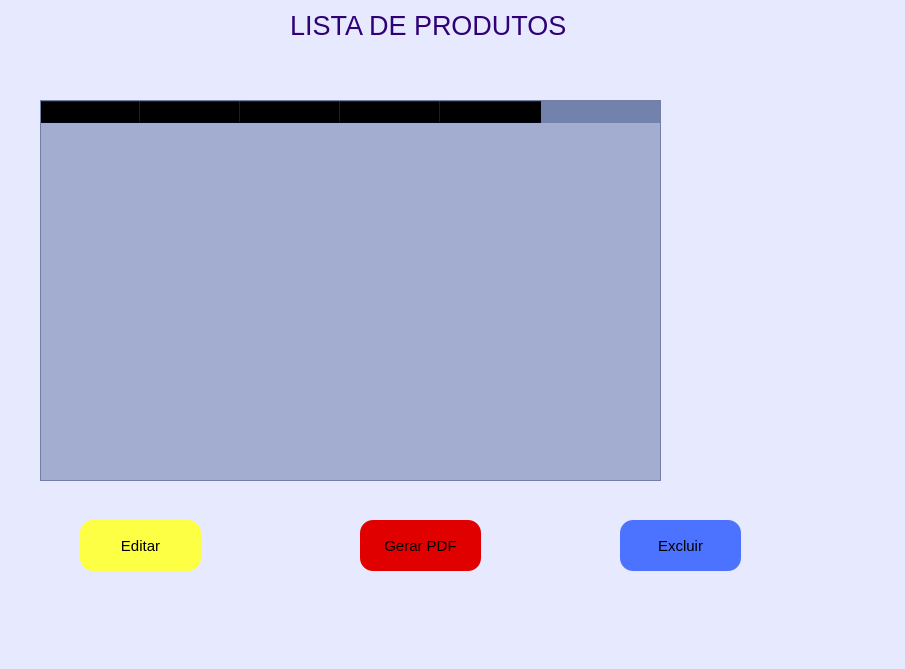
<?xml version="1.0" encoding="UTF-8"?>
<ui version="4.0">
 <class>MainWindow</class>
 <widget class="QMainWindow" name="MainWindow">
  <property name="geometry">
   <rect>
    <x>0</x>
    <y>0</y>
    <width>905</width>
    <height>669</height>
   </rect>
  </property>
  <property name="sizePolicy">
   <sizepolicy hsizetype="Expanding" vsizetype="Expanding">
    <horstretch>0</horstretch>
    <verstretch>0</verstretch>
   </sizepolicy>
  </property>
  <property name="windowTitle">
   <string>MainWindow</string>
  </property>
  <property name="styleSheet">
   <string notr="true">background-color: rgb(231, 234, 255)
</string>
  </property>
  <widget class="QWidget" name="centralwidget">
   <widget class="QLabel" name="label">
    <property name="geometry">
     <rect>
      <x>290</x>
      <y>0</y>
      <width>321</width>
      <height>51</height>
     </rect>
    </property>
    <property name="font">
     <font>
      <pointsize>20</pointsize>
     </font>
    </property>
    <property name="styleSheet">
     <string notr="true">color: rgb(47, 0, 118)</string>
    </property>
    <property name="text">
     <string>LISTA DE PRODUTOS</string>
    </property>
   </widget>
   <widget class="QTableWidget" name="tableWidget">
    <property name="geometry">
     <rect>
      <x>40</x>
      <y>100</y>
      <width>621</width>
      <height>381</height>
     </rect>
    </property>
    <property name="font">
     <font>
      <pointsize>13</pointsize>
      <weight>75</weight>
      <italic>false</italic>
      <bold>true</bold>
     </font>
    </property>
    <property name="cursor" stdset="0">
     <cursorShape>PointingHandCursor</cursorShape>
    </property>
    <property name="styleSheet">
     <string notr="true">background-color:rgba(2, 30, 93,0.3)
</string>
    </property>
    <column>
     <property name="text">
      <string>ID</string>
     </property>
     <property name="font">
      <font>
       <pointsize>11</pointsize>
       <weight>75</weight>
       <bold>true</bold>
      </font>
     </property>
    </column>
    <column>
     <property name="text">
      <string>CODIGO</string>
     </property>
     <property name="font">
      <font>
       <pointsize>11</pointsize>
       <weight>75</weight>
       <bold>true</bold>
      </font>
     </property>
    </column>
    <column>
     <property name="text">
      <string>PRODUTO</string>
     </property>
     <property name="font">
      <font>
       <pointsize>11</pointsize>
       <weight>75</weight>
       <bold>true</bold>
      </font>
     </property>
    </column>
    <column>
     <property name="text">
      <string>QUANTIDADE</string>
     </property>
     <property name="font">
      <font>
       <pointsize>10</pointsize>
       <weight>75</weight>
       <bold>true</bold>
      </font>
     </property>
    </column>
    <column>
     <property name="text">
      <string>CATEGORIA</string>
     </property>
     <property name="font">
      <font>
       <pointsize>11</pointsize>
       <weight>75</weight>
       <bold>true</bold>
      </font>
     </property>
    </column>
   </widget>
   <widget class="QPushButton" name="btn_pdf">
    <property name="geometry">
     <rect>
      <x>360</x>
      <y>520</y>
      <width>121</width>
      <height>51</height>
     </rect>
    </property>
    <property name="font">
     <font>
      <pointsize>11</pointsize>
      <weight>50</weight>
      <bold>false</bold>
     </font>
    </property>
    <property name="cursor">
     <cursorShape>PointingHandCursor</cursorShape>
    </property>
    <property name="styleSheet">
     <string notr="true">QPushButton{

	background-color: rgb(225, 0, 0);
	color: rgb(0, 0, 0);
	border-radius:13px

}

QPushButton:hover{
	background-color: rgb(0, 0, 0);
	color: rgb(225,0, 0);
}
</string>
    </property>
    <property name="text">
     <string>Gerar PDF</string>
    </property>
   </widget>
   <widget class="QPushButton" name="btn_excluir">
    <property name="geometry">
     <rect>
      <x>620</x>
      <y>520</y>
      <width>121</width>
      <height>51</height>
     </rect>
    </property>
    <property name="font">
     <font>
      <pointsize>11</pointsize>
      <weight>50</weight>
      <bold>false</bold>
     </font>
    </property>
    <property name="cursor">
     <cursorShape>PointingHandCursor</cursorShape>
    </property>
    <property name="styleSheet">
     <string notr="true">QPushButton{

	background-color: rgb(76, 115, 255);
	color: rgb(0, 0, 0);
	border-radius:13px

}

QPushButton:hover{
	background-color: rgb(0, 0, 0);
	color: rgb(76, 115, 255);
}
</string>
    </property>
    <property name="text">
     <string>Excluir</string>
    </property>
   </widget>
   <widget class="QPushButton" name="btn_edit">
    <property name="geometry">
     <rect>
      <x>80</x>
      <y>520</y>
      <width>121</width>
      <height>51</height>
     </rect>
    </property>
    <property name="font">
     <font>
      <pointsize>11</pointsize>
      <weight>50</weight>
      <bold>false</bold>
     </font>
    </property>
    <property name="cursor">
     <cursorShape>PointingHandCursor</cursorShape>
    </property>
    <property name="styleSheet">
     <string notr="true">QPushButton{

	background-color: rgb(252, 255, 67);
	color: rgb(0, 0, 0);
	border-radius:13px

}

QPushButton:hover{
	background-color: rgb(0, 0, 0);
	color: rgb(252, 255, 67);
}
</string>
    </property>
    <property name="text">
     <string>Editar</string>
    </property>
   </widget>
  </widget>
  <widget class="QMenuBar" name="menubar">
   <property name="geometry">
    <rect>
     <x>0</x>
     <y>0</y>
     <width>905</width>
     <height>26</height>
    </rect>
   </property>
  </widget>
  <widget class="QStatusBar" name="statusbar"/>
 </widget>
 <resources/>
 <connections/>
</ui>
